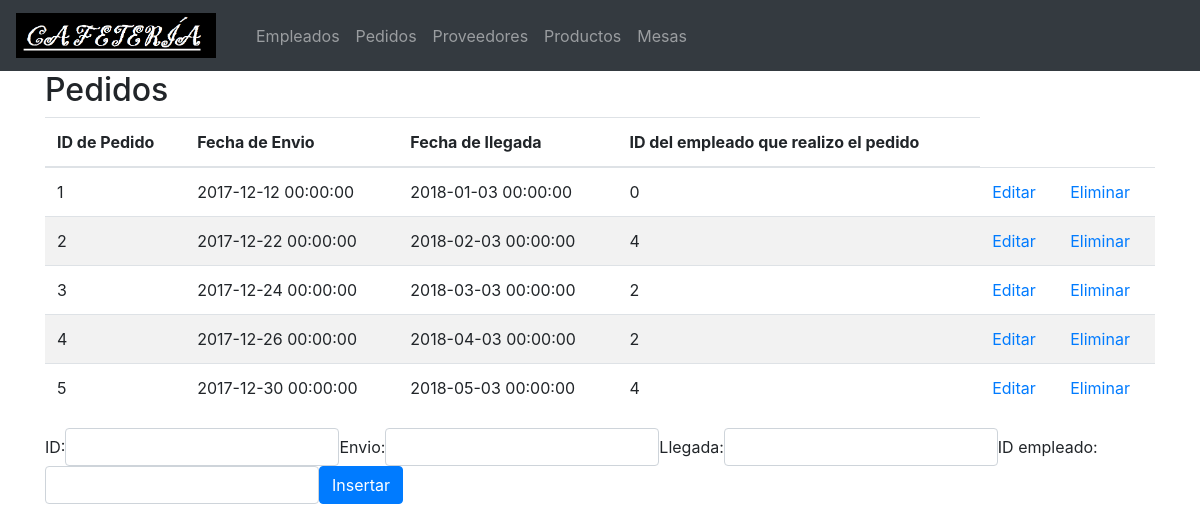
The page /pedidos.php on the database its author committed.
### tables this page shows
CREATE TABLE IF NOT EXISTS Pedido (
  idPedido INT NOT NULL,
  Fecha_envio TIMESTAMP,
  Fecha_llegada TIMESTAMP CHECK(Fecha_llegada > Fecha_envio),
  Empleados_idEmpleados INT,
  PRIMARY KEY (idPedido, Empleados_idEmpleados),
  CONSTRAINT fk_Pedido_Empleados1
    FOREIGN KEY (Empleados_idEmpleados)
    REFERENCES Empleados (idEmpleados)
	ON DELETE CASCADE
    ON UPDATE CASCADE
    );

### pedidos.php (the view, shortened to what this page needs)
<!DOCTYPE html>
<html lang="es">
<head>
    <link rel="stylesheet" href="https://maxcdn.bootstrapcdn.com/bootstrap/4.1.0/css/bootstrap.min.css">
</head>
<body>
    <nav class="navbar navbar-expand-sm bg-dark navbar-dark">
        <a class="navbar-brand" href="#"> <img src="icono.png" alt="logo" style="width:200px;"> </a>
        <div class="collapse navbar-collapse" id="collapsibleNavbar">
            <ul class="navbar-nav">
                <li class="nav-item"> <a class="nav-link" href="index.php">Empleados</a> </li>
                <li class="nav-item"> <a class="nav-link" href="pedidos.php">Pedidos</a> </li>
                <li class="nav-item"> <a class="nav-link" href="proveedores.php">Proveedores</a> </li>
                <li class="nav-item"> <a class="nav-link" href="productos.php">Productos</a> </li>
                <li class="nav-item"> <a class="nav-link" href="mesa.php">Mesas</a> </li>
            </ul>
        </div>
    </nav>
    <?php
       $con = mysqli_connect("localhost", "root", "majada");
        mysqli_select_db($con, "proyecto");
        $Registros = mysqli_query($con, "SELECT * FROM Pedido");
    ?>
        <div class="container">
            <div class="table-responsive">
                <h2>Pedidos</h2>
                <table class="table table-striped">
                    <thead>
                        <tr>
                            <th>ID de Pedido</th>
                            <th>Fecha de Envio</th>
                            <th>Fecha de llegada</th>
                            <th>ID del empleado que realizo el pedido</th>
                        </tr>
                    </thead>
                    <tbody>
                        <tr>
                            <?php
		while($bucle = mysqli_fetch_array($Registros)){
			echo "<tr><td>".$bucle["idPedido"]."</td>";
            echo "<td>".$bucle["Fecha_envio"]."</td>";
            echo "<td>".$bucle["Fecha_llegada"]."</td>";
            echo "<td>".$bucle["Empleados_idEmpleados"]."</td>";
            echo "<td><a href='editar_pedidos.php?id=".$bucle['idPedido']."&ide=".$bucle['Empleados_idEmpleados']."'>Editar</a>"."</td>";
			echo "<td><a href=pedidos.php?id=".$bucle['idPedido'].">Eliminar</a>"."</td></tr>";
		}
        ?> </tr>
                    </tbody>
                </table>
            </div>
            <form name="form" class="form-inline" method="POST" action="/pedidos.php" onsubmit="return validateForm()">
                <label for="id">ID:</label>
                <input type="text" class="form-control" name="ident">
                <label for="envio">Envio:</label>
                <input type="text" class="form-control" name="envio">
                <label for="llegada">Llegada:</label>
                <input type="text" class="form-control" name="llegada">
                <label for="idemp">ID empleado:</label>
                <input type="text" class="form-control" name="idemp">
                <button type="submit" class="btn btn-primary">Insertar</button>
            </form>
        </div>
</body>
</html>

### pedidos.php (style rules this page uses)
input { border: 1px solid black; }

### rows shown on the page
pedido: idPedido "1", Fecha_envio "2017-12-12 00:00:00", Fecha_llegada "2018-01-03 00:00:00", Empleados_idEmpleados "0"
pedido: idPedido "2", Fecha_envio "2017-12-22 00:00:00", Fecha_llegada "2018-02-03 00:00:00", Empleados_idEmpleados "4"
pedido: idPedido "3", Fecha_envio "2017-12-24 00:00:00", Fecha_llegada "2018-03-03 00:00:00", Empleados_idEmpleados "2"
pedido: idPedido "4", Fecha_envio "2017-12-26 00:00:00", Fecha_llegada "2018-04-03 00:00:00", Empleados_idEmpleados "2"
pedido: idPedido "5", Fecha_envio "2017-12-30 00:00:00", Fecha_llegada "2018-05-03 00:00:00", Empleados_idEmpleados "4"
